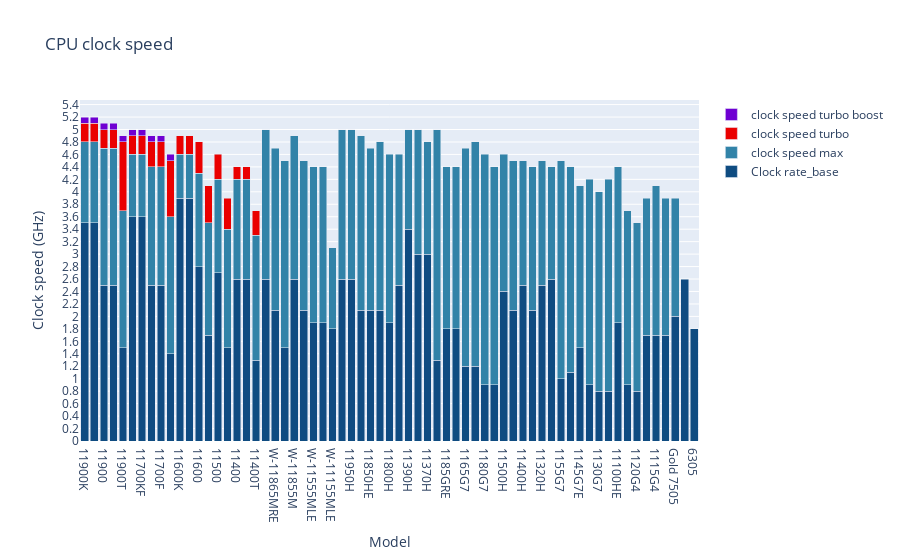

Source (notebook cell):
### Code cell
import pandas as pd
import plotly.graph_objs as go
import numpy as np

# 讀取CSV文件並轉換為DataFrame
df = pd.read_csv('11th gen intel.csv', index_col=0)

# 指定用作x軸的基礎列
x_values = df['Model']

# 計算 Clock rate_max、Clock rate_turbo、Clock rate_turbo boost 和 Clock rate_base 之間的差值
diff_values = (df['Clock rate_max'] - df['Clock rate_base'])
diff_values_2 = (df['Clock rate_turbo'] - df['Clock rate_max'])
diff_values_3 = (df['Clock rate_turbo boost'] - df['Clock rate_turbo'])

# 創建長條圖，將 Clock rate_base 的值作為基礎，並將差值疊加到上面
fig = go.Figure(go.Bar(x=x_values, y=df['Clock rate_base'], name='Clock rate_base', marker_color='#0f4c81'))
fig.add_trace(go.Bar(x=x_values, y=diff_values, name='clock speed max', marker_color='#3283a8'))
fig.add_trace(go.Bar(x=x_values, y=diff_values_2, name='clock speed turbo', marker_color='#EA0000'))
fig.add_trace(go.Bar(x=x_values, y=diff_values_3, name='clock speed turbo boost', marker_color='#6F00D2'))

# 更新圖表的樣式和佈局
fig.update_layout(title='CPU clock speed', xaxis_title='Model', yaxis_title='Clock speed (GHz)', barmode='stack', yaxis_tickmode='linear', yaxis_dtick=0.2)

# 顯示圖表
fig.show()

### Figure 1 — Plotly figure (JSON) as saved in the notebook; plotly's stock layout.template omitted (floating-point values rounded to 4 significant figures)
{"data": [{"marker": {"color": "#0f4c81"}, "name": "Clock rate_base", "type": "bar", "x": ["11900K", "11900KF", "11900", "11900F", "11900T", "11700K", "11700KF", "11700", "11700F", "11700T", "11600K", "11600KF", "11600", "11600T", "11500", "11500T", "11400", "11400F", "11400T", "W-11955M", "W-11865MRE", "W-11865MLE", "W-11855M", "W-11555MRE", "W-11555MLE", "W-11155MRE", "W-11155MLE", "11980HK", "11950H", "11900H", "11850HE", "11850H", "11800H", "11600H", "11390H", "11375H", "11370H", "1195G7", "1185GRE", "1185G7E", "1165G7", "1185G7", "1180G7", "1160G7 ", "11500H", "11500HE", "11400H", "11260H", "11320H", "11300H ", "1155G7", "1145G7", "1145G7E", "1135G7", "1130G7", "1140G7", "11100HE", "1125G4", "1120G4", "1115GRE", "1115G4", "1110G4", "Gold 7505", "6600HE", "6305"], "y": [3.5, 3.5, 2.5, 2.5, 1.5, 3.6, 3.6, 2.5, 2.5, 1.4, 3.9, 3.9, 2.8, 1.7, 2.7, 1.5, 2.6, 2.6, 1.3, 2.6, 2.1, 1.5, 2.6, 2.1, 1.9, 1.9, 1.8, 2.6, 2.6, 2.1, 2.1, 2.1, 1.9, 2.5, 3.4, 3, 3, 1.3, 1.8, 1.8, 1.2, 1.2, 0.9, 0.9, 2.4, 2.1, 2.5, 2.1, 2.5, 2.6, 1, 1.1, 1.5, 0.9, 0.8, 0.8, 1.9, 0.9, 0.8, 1.7, 1.7, 1.7, 2, 2.6, 1.8]}, {"marker": {"color": "#3283a8"}, "name": "clock speed max", "type": "bar", "x": ["11900K", "11900KF", "11900", "11900F", "11900T", "11700K", "11700KF", "11700", "11700F", "11700T", "11600K", "11600KF", "11600", "11600T", "11500", "11500T", "11400", "11400F", "11400T", "W-11955M", "W-11865MRE", "W-11865MLE", "W-11855M", "W-11555MRE", "W-11555MLE", "W-11155MRE", "W-11155MLE", "11980HK", "11950H", "11900H", "11850HE", "11850H", "11800H", "11600H", "11390H", "11375H", "11370H", "1195G7", "1185GRE", "1185G7E", "1165G7", "1185G7", "1180G7", "1160G7 ", "11500H", "11500HE", "11400H", "11260H", "11320H", "11300H ", "1155G7", "1145G7", "1145G7E", "1135G7", "1130G7", "1140G7", "11100HE", "1125G4", "1120G4", "1115GRE", "1115G4", "1110G4", "Gold 7505", "6600HE", "6305"], "y": [1.3, 1.3, 2.2, 2.2, 2.2, 1.0, 1.0, 1.9, 1.9, 2.2, 0.7, 0.7, 1.5, 1.8, 1.5, 1.9, 1.6, 1.6, 2.0, 2.4, 2.6, 3, 2.3, 2.4, 2.5, 2.5, 1.3, 2.4, 2.4, 2.8, 2.6, 2.7, 2.7, 2.1, 1.6, 2, 1.8, 3.7, 2.6, 2.6, 3.5, 3.6, 3.7, 3.5, 2.2, 2.4, 2, 2.3, 2, 1.8, 3.5, 3.3, 2.6, 3.3, 3.2, 3.4, 2.5, 2.8, 2.7, 2.2, 2.4, 2.2, 1.9, null, null]}, {"marker": {"color": "#EA0000"}, "name": "clock speed turbo", "type": "bar", "x": ["11900K", "11900KF", "11900", "11900F", "11900T", "11700K", "11700KF", "11700", "11700F", "11700T", "11600K", "11600KF", "11600", "11600T", "11500", "11500T", "11400", "11400F", "11400T", "W-11955M", "W-11865MRE", "W-11865MLE", "W-11855M", "W-11555MRE", "W-11555MLE", "W-11155MRE", "W-11155MLE", "11980HK", "11950H", "11900H", "11850HE", "11850H", "11800H", "11600H", "11390H", "11375H", "11370H", "1195G7", "1185GRE", "1185G7E", "1165G7", "1185G7", "1180G7", "1160G7 ", "11500H", "11500HE", "11400H", "11260H", "11320H", "11300H ", "1155G7", "1145G7", "1145G7E", "1135G7", "1130G7", "1140G7", "11100HE", "1125G4", "1120G4", "1115GRE", "1115G4", "1110G4", "Gold 7505", "6600HE", "6305"], "y": [0.3, 0.3, 0.3, 0.3, 1.1, 0.3, 0.3, 0.4, 0.4, 0.9, 0.3, 0.3, 0.5, 0.6, 0.4, 0.5, 0.2, 0.2, 0.4, null, null, null, null, null, null, null, null, null, null, null, null, null, null, null, null, null, null, null, null, null, null, null, null, null, null, null, null, null, null, null, null, null, null, null, null, null, null, null, null, null, null, null, null, null, null]}, {"marker": {"color": "#6F00D2"}, "name": "clock speed turbo boost", "type": "bar", "x": ["11900K", "11900KF", "11900", "11900F", "11900T", "11700K", "11700KF", "11700", "11700F", "11700T", "11600K", "11600KF", "11600", "11600T", "11500", "11500T", "11400", "11400F", "11400T", "W-11955M", "W-11865MRE", "W-11865MLE", "W-11855M", "W-11555MRE", "W-11555MLE", "W-11155MRE", "W-11155MLE", "11980HK", "11950H", "11900H", "11850HE", "11850H", "11800H", "11600H", "11390H", "11375H", "11370H", "1195G7", "1185GRE", "1185G7E", "1165G7", "1185G7", "1180G7", "1160G7 ", "11500H", "11500HE", "11400H", "11260H", "11320H", "11300H ", "1155G7", "1145G7", "1145G7E", "1135G7", "1130G7", "1140G7", "11100HE", "1125G4", "1120G4", "1115GRE", "1115G4", "1110G4", "Gold 7505", "6600HE", "6305"], "y": [0.1, 0.1, 0.1, 0.1, 0.1, 0.1, 0.1, 0.1, 0.1, 0.1, null, null, null, null, null, null, null, null, null, null, null, null, null, null, null, null, null, null, null, null, null, null, null, null, null, null, null, null, null, null, null, null, null, null, null, null, null, null, null, null, null, null, null, null, null, null, null, null, null, null, null, null, null, null, null]}], "layout": {"barmode": "stack", "title": {"text": "CPU clock speed"}, "xaxis": {"title": {"text": "Model"}}, "yaxis": {"dtick": 0.2, "tickmode": "linear", "title": {"text": "Clock speed (GHz)"}}}}
